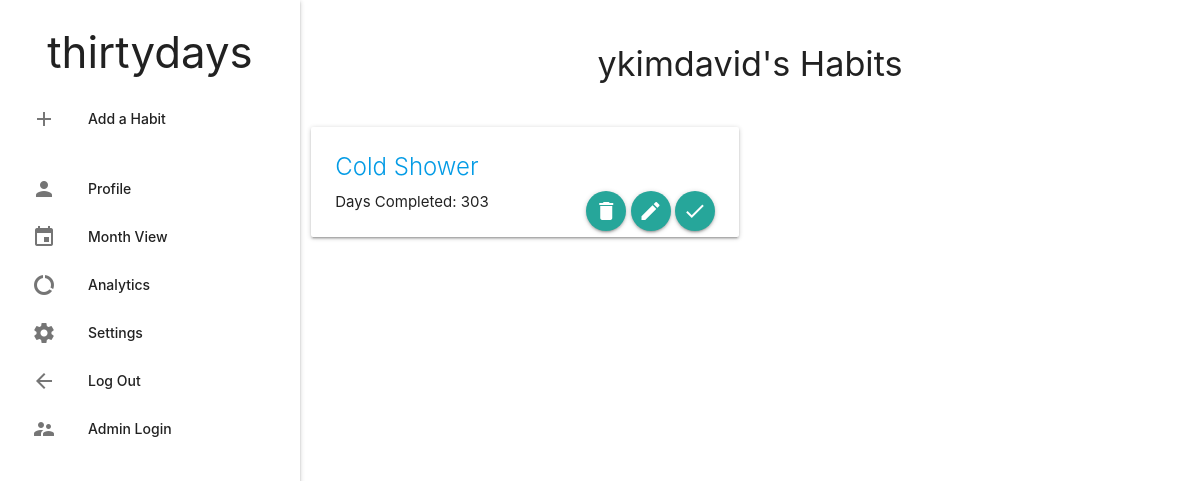
Page / (signed in) on the earlier database version.
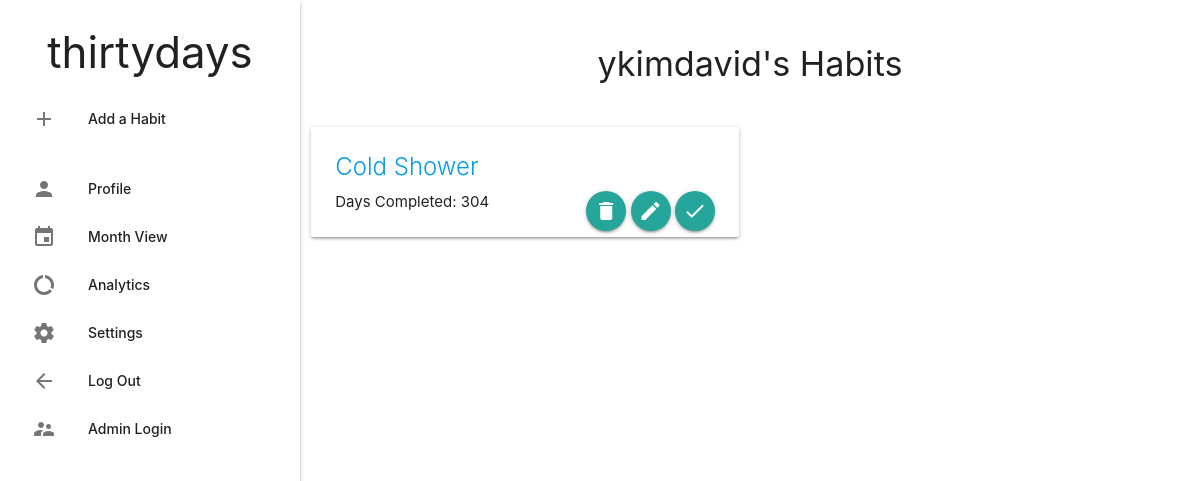
Same page on the later database version.
### task/models.py (models this page shows, shortened)
class Habit(models.Model):
    LOW = 0
    NORMAL = 1
    HIGH = 2
    PRIORITY_CHOICES = (
        (LOW, 'Low'),
        (NORMAL, 'Normal'),
        (HIGH, 'High'),
    )
    user = models.ForeignKey(User, on_delete=models.CASCADE)
    habit_name = models.CharField(max_length=200, unique=True)
    start_date = models.DateField(default=datetime.date.today)
    day_counter = models.IntegerField(default = 0)
    habit_desc = models.TextField()
    habit_priority = models.IntegerField(choices=PRIORITY_CHOICES, default=NORMAL)
    completed = models.BooleanField(default = False)
    active = models.BooleanField(default = True)
    last_update = models.DateField(null=True)
    def update(self):
        today = datetime.datetime.now().date()
        if self.active:
            if today > self.last_update:
                if self.completed:
                    self.completed = False
                else:
                    self.day_counter = 0
                    self.start_date = today
        else:
            if self.start_date <= today:
                self.active = True
        self.last_update = today
        self.save()

### task/views.py (the view, shortened to what this page needs)
# urls.py: path('', views.index, name = "Habits"),
@login_required(login_url='/login/')
def index(request):
    current_user = request.user
    habit_list = Habit.objects.filter(user=current_user).order_by('-habit_priority')
    for habit in habit_list:
        habit.update()
    is_empty = False
    if not habit_list:
        is_empty = True
    incomplete = habit_list.filter(completed=False)
    complete = habit_list.filter(completed=True)
    context = {
        'complete_habit': complete,
        'incomplete_habit': incomplete,
        'is_empty': is_empty,
    }
    return render(request, 'task/index.html', context)

### task/templates/task/index.html (shortened to what this page needs)
{% extends 'task/layout.html' %}
{% block content %}
<h4 class="center-align"> {{ user }}'s Habits </h4>
<br>
  <div class="row">
  {% for habit in incomplete_habit %}
    <div class="col s6">
      <div class="card hoverable">
        <div class="card-content">
        <span class="card-title"><a href="/task/{{habit.id}}">{{habit.habit_name}}</a></span>
        Days Completed: {{ habit.day_counter }}
        <div class="right valign-wrapper">
          <form method = "post">
            <button class="btn-floating" type="submit" name="delete" value="{{habit.id}}">
              <i class="material-icons">delete</i></button>
            <a href="/editform/{{habit.id}}/" class="btn-floating">
              <i class="material-icons">edit</i></a>
            <button class="btn-floating" type="submit" name="complete" value="{{habit.id}}">
              <i class="material-icons">check</i></button>
          </form>
        </div>
      </div>
      </div>
    </div>
  {% endfor %}
</div>
{% endblock %}

Differences in the rows shown:
changed Habit "Cold Shower": day_counter "303" → "304"
